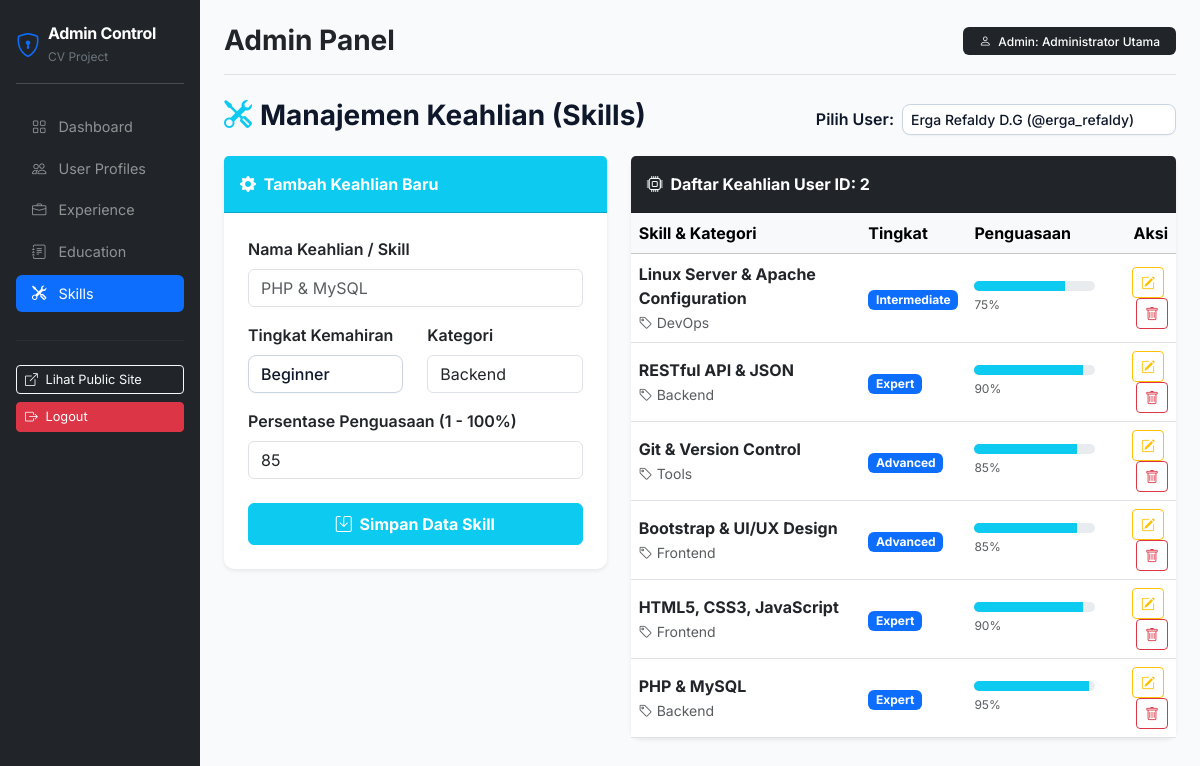
Page /admin/dashboard.php?page=skills (signed in) on the committed database.
### tables this page shows
CREATE TABLE `skills` (
  `id` INT AUTO_INCREMENT PRIMARY KEY,
  `user_id` INT NOT NULL,
  `skill_name` VARCHAR(100) NOT NULL,
  `proficiency_level` VARCHAR(50) DEFAULT 'Intermediate',
  `percentage` INT DEFAULT 80,
  `category` VARCHAR(50) DEFAULT 'Programming',
  CONSTRAINT `fk_skills_users` FOREIGN KEY (`user_id`) REFERENCES `users`(`id`) ON DELETE CASCADE
);

### admin/includes/skill_management.php (the view, shortened to what this page needs)
<?php
$selected_user_id = isset($_REQUEST['user_id']) ? (int)$_REQUEST['user_id'] : 2;
$edit_skill = null;
$users = [];
if ($db) {
    $res = $db->query("SELECT id, full_name, username FROM users ORDER BY id ASC");
    if ($res) {
        while ($r = $res->fetch_assoc()) {
            $users[] = $r;
        }
    }
}
$skills = [];
if ($db) {
    $stmt = $db->prepare("SELECT * FROM skills WHERE user_id = ? ORDER BY id DESC");
    $stmt->bind_param("i", $selected_user_id);
    $stmt->execute();
    $res = $stmt->get_result();
    while ($r = $res->fetch_assoc()) {
        $skills[] = $r;
    }
}
?>
<div class="d-flex justify-content-between align-items-center mb-3">
    <h3 class="fw-bold"><i class="bi bi-tools text-info me-2"></i>Manajemen Keahlian (Skills)</h3>
    <form method="GET" action="dashboard.php" class="d-flex align-items-center gap-2">
        <label class="fw-semibold text-nowrap">Pilih User:</label>
        <select name="user_id" class="form-select form-select-sm" onchange="this.form.submit()">
            <?php foreach ($users as $u): ?>
                <option value="<?= $u['id'] ?>" <?= $u['id'] == $selected_user_id ? 'selected' : '' ?>>
                    <?= htmlspecialchars($u['full_name']) ?> (@<?= htmlspecialchars($u['username']) ?>)
                </option>
            <?php endforeach; ?>
        </select>
    </form>
</div>
<div class="row g-4">
    <div class="col-lg-5">
        <div class="card card-custom shadow-sm border-0">
            <div class="card-header bg-info text-white fw-bold py-3">
                <i class="bi bi-gear-fill me-1"></i> <?= $edit_skill ? 'Edit Keahlian' : 'Tambah Keahlian Baru' ?>
            </div>
            <div class="card-body p-4">
                <form method="POST" action="">
                    <div class="mb-3">
                        <label class="form-label fw-semibold">Nama Keahlian / Skill</label>
                        <input type="text" class="form-control" name="skill_name" required value="<?= htmlspecialchars($edit_skill['skill_name'] ?? '') ?>" placeholder="PHP & MySQL">
                    </div>
                    <div class="row mb-3">
                        <div class="col-md-6">
                            <label class="form-label fw-semibold">Tingkat Kemahiran</label>
                            <select name="proficiency_level" class="form-select">
                                <option value="Beginner" <?= ($edit_skill['proficiency_level'] ?? '') === 'Beginner' ? 'selected' : '' ?>>Beginner</option>
                            </select>
                        </div>
                        <div class="col-md-6">
                            <label class="form-label fw-semibold">Kategori</label>
                            <input type="text" class="form-control" name="category" value="<?= htmlspecialchars($edit_skill['category'] ?? 'Backend') ?>" placeholder="Backend / Frontend">
                        </div>
                    </div>
                    <div class="mb-4">
                        <label class="form-label fw-semibold">Persentase Penguasaan (1 - 100%)</label>
                        <input type="number" class="form-control" name="percentage" min="10" max="100" value="<?= htmlspecialchars($edit_skill['percentage'] ?? 85) ?>">
                    </div>
                    <button type="submit" class="btn btn-info w-100 py-2 fw-bold text-white">
                        <i class="bi bi-save me-1"></i> Simpan Data Skill
                    </button>
                </form>
            </div>
        </div>
    </div>
    <div class="col-lg-7">
        <div class="card card-custom shadow-sm border-0">
            <div class="card-header bg-dark text-white fw-bold py-3">
                <i class="bi bi-cpu me-1"></i> Daftar Keahlian User ID: <?= $selected_user_id ?>
            </div>
            <div class="card-body p-0">
                <div class="table-responsive">
                    <table class="table table-hover align-middle mb-0">
                        <thead class="table-light">
                            <tr>
                                <th>Skill & Kategori</th>
                                <th>Tingkat</th>
                                <th>Penguasaan</th>
                                <th class="text-end">Aksi</th>
                            </tr>
                        </thead>
                        <tbody>
                            <?php if (!empty($skills)): ?>
                                <?php foreach ($skills as $s): ?>
                                    <tr>
                                        <td>
                                            <div class="fw-bold text-dark"><?= htmlspecialchars($s['skill_name']) ?></div>
                                            <small class="text-muted"><i class="bi bi-tag me-1"></i><?= htmlspecialchars($s['category']) ?></small>
                                        </td>
                                        <td>
                                            <span class="badge bg-primary"><?= htmlspecialchars($s['proficiency_level']) ?></span>
                                        </td>
                                        <td style="width: 25%;">
                                            <div class="progress" style="height: 10px;">
                                                <div class="progress-bar bg-info" role="progressbar" style="width: <?= (int)$s['percentage'] ?>%;"></div>
                                            </div>
                                            <small class="text-muted" style="font-size: 0.75rem;"><?= (int)$s['percentage'] ?>%</small>
                                        </td>
                                        <td class="text-end">
                                            <a href="dashboard.php?page=skills&user_id=<?= $selected_user_id ?>&edit_skill_id=<?= $s['id'] ?>" class="btn btn-sm btn-outline-warning me-1">
                                                <i class="bi bi-pencil-square"></i>
                                            </a>
                                            <form method="POST" action="" class="d-inline" onsubmit="return confirm('Hapus skill ini?');">
                                                <button type="submit" class="btn btn-sm btn-outline-danger">
                                                    <i class="bi bi-trash"></i>
                                                </button>
                                            </form>
                                        </td>
                                    </tr>
                                <?php endforeach; ?>
                            <?php else: ?>
                                <tr>
                                    <td colspan="4" class="text-center py-4 text-muted">Belum ada data keahlian untuk user ini.</td>
                                </tr>
                            <?php endif; ?>
                        </tbody>
                    </table>
                </div>
            </div>
        </div>
    </div>
</div>

### admin/dashboard.php (style rules this page uses)
body { font-family: 'Inter', sans-serif; background-color: #f8fafc; color: #0f172a; }
.card-custom { background: #ffffff; border: 1px solid #e2e8f0; border-radius: 10px; box-shadow: 0 2px 8px rgba(0,0,0,0.02); }
.form-select, .form-select-sm, .form-select-lg { appearance: none; -webkit-appearance: none; -moz-appearance: none; background-color: #ffffff !important; background-repeat: no-repeat !important; background-position: right 1rem center !important; background-size: 14px 12px !important; border: 1px solid #cbd5e1 !important; border-radius: 8px !important; padding-right: 40px !important; font-family: 'Inter', sans-serif !important; font-weight: 500 !important; color: #0f172a !important; transition: all 0.2s ease-in-out !important; cursor: pointer !important; box-shadow: 0 1px 2px rgba(0, 0, 0, 0.04) !important; }
.form-select option { padding: 10px 14px; background-color: #ffffff !important; color: #0f172a !important; font-size: 0.92rem; font-weight: 500; }

### rows in the picture
skills: skill_name "Linux Server & Apache Configuration", category "DevOps", proficiency_level "Intermediate", percentage "75"
skills: skill_name "RESTful API & JSON", category "Backend", proficiency_level "Expert", percentage "90"
skills: skill_name "Git & Version Control", category "Tools", proficiency_level "Advanced", percentage "85"
skills: skill_name "Bootstrap & UI/UX Design", category "Frontend", proficiency_level "Advanced", percentage "85"
skills: skill_name "HTML5, CSS3, JavaScript", category "Frontend", proficiency_level "Expert", percentage "90"
skills: skill_name "PHP & MySQL", category "Backend", proficiency_level "Expert", percentage "95"

### other values in the picture
$_SESSION['full_name'] "Administrator Utama"
$selected_user_id "2"
form field user_id "Erga Refaldy D.G (@erga_refaldy)"
